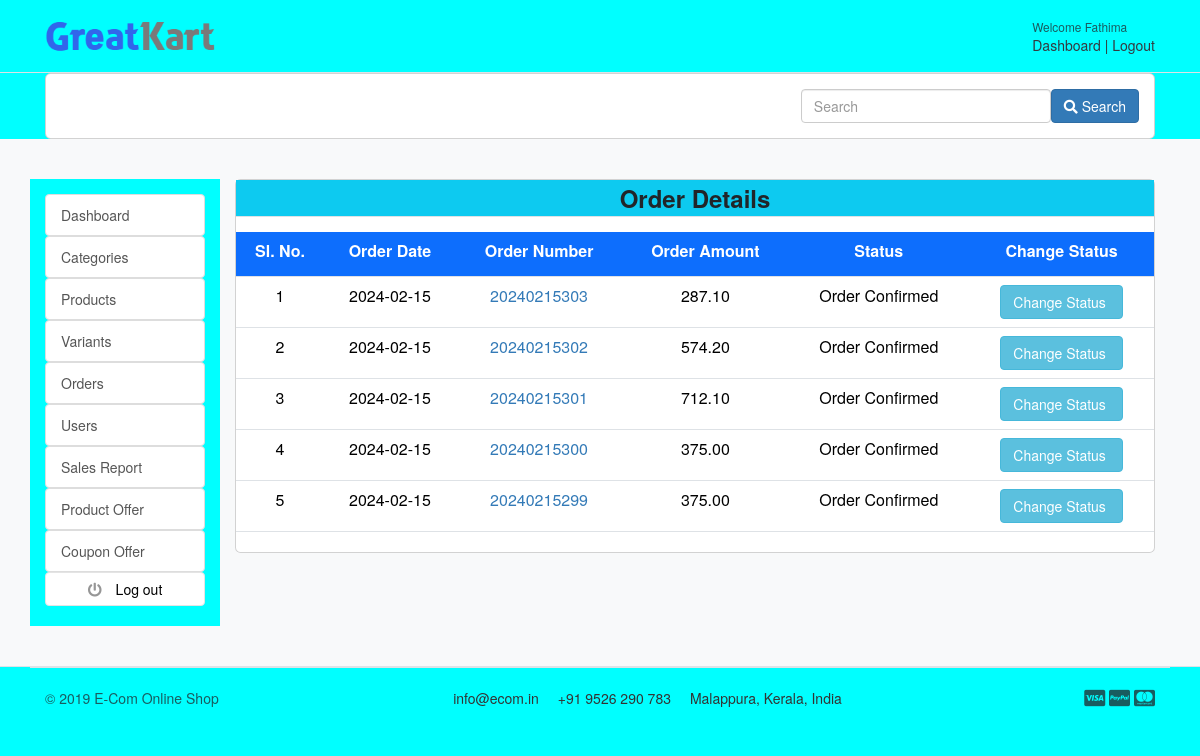
/accounts/order_list (signed in), run on the app's committed database.
### accounts/models.py (models this page shows, shortened)
class Account(AbstractBaseUser):
    first_name = models.CharField(max_length=50)
    last_name = models.CharField(max_length=50)
    username = models.CharField(max_length=50, unique=True)
    email = models.EmailField(max_length=100, unique=True)
    phone_number = models.CharField(max_length=12, unique=True, default='')
    wallet = models.FloatField(null=True, default=0.0)
    date_joined = models.DateTimeField(auto_now_add=True)
    last_login = models.DateTimeField(auto_now_add=True)
    is_admin = models.BooleanField(default=False)
    is_staff = models.BooleanField(default=False)
    is_active = models.BooleanField(default=True)
    is_superadmin = models.BooleanField(default=False)
    USERNAME_FIELD = 'email'
    REQUIRED_FIELDS = ['username', 'first_name', 'last_name']
    objects = MyAccountManager()
    class Meta:
        verbose_name = 'account'
        verbose_name_plural = 'accounts'

### orders/models.py (models this page shows, shortened)
class Order(models.Model):
    STATUS = (
        ('Pending', 'Pending'),
        ('Order Confirmed', 'Order Confirmed'),
        ('Return Requested', 'Return Requested'),
        ('Return Approved', 'Return Approved'),
        ('Return Rejected', 'Return Rejected'),
        ('Return Received', 'Return Received'),
        ('Cancelled', 'Cancelled'),
        ('Delivered', 'Delivered'),
    )
    user = models.ForeignKey(Account, on_delete=models.SET_NULL, null=True)
    address = models.ForeignKey(Address, on_delete=models.SET_NULL, null=True)
    payment = models.ForeignKey(Payment, on_delete=models.SET_NULL, null=True)
    order_number = models.CharField(max_length=30, unique=True)
    order_total = models.FloatField()
    tax = models.FloatField()
    status = models.CharField(max_length=20, choices=STATUS, default='Pending')
    ip = models.CharField(blank=True, max_length=20)
    is_ordered = models.BooleanField(default=False)
    is_cancelled = models.BooleanField(default=False)
    created_at = models.DateTimeField(auto_now_add=True)
    updated_at = models.DateTimeField(auto_now=True)
    coupon_discount = models.FloatField(default=0.0)

### accounts/views.py (the view)
# urls.py: path('order_list', views.order_list, name="order_list"),
@cache_control(no_cache=True, must_revalidate=True, no_store=True)
@login_required(login_url='login_admin')
def order_list(request):
    orders = Order.objects.all().order_by('-created_at')
    return render(request, 'admin/order-list.html', {'orders' : orders})

### carts/context_processors.py (called while the page is built)
def counter(request):
    cart_count = 0
    if 'admin' in request.path:
        return {}
    else:
        try:
            cart = Cart.objects.filter(cart_id = _cart_id(request))
            if request.user.is_authenticated:
                cart_items = CartItem.objects.all().filter(user=request.user)
            else:
                cart_items = CartItem.objects.all().filter(cart=cart[:1])
            for cart_item in cart_items:
                cart_count += cart_item.quantity
        except Cart.DoesNotExist:
            cart_count = 0
    return dict(cart_count=cart_count)

### carts/views.py (called while the page is built)
def _cart_id(request):
    cart = request.session.session_key
    if not cart:
        cart = request.session.create()
    return cart

### category/context_processors.py (called while the page is built)
def menu_links(request):
    links = Category.objects.all()
    return dict(links=links)

### templates/admin/order-list.html (shortened to what this page needs)
{% extends 'admin/base_admin.html' %}
{% block content %}
<div class="container">
    <div class="row">
        <div class="col-lg-12">
            <div class="search-element">
                <div class="card">
                    <div class="card-body">
                        <form method="get">
                            <button class="btn  btn-primary" type="submit" style="float:right"><i
                                    class="fas fa-search"></i> Search
                            </button>
                            <input class="form-control" type="search" placeholder="Search" aria-label="Search"
                                   data-width="250" style="width: 250px;float:right" name="filter" value="{{ filter }}">
                        </form>
                    </div>
                </div>
            </div>
        </div>
    </div>
</div>
<section class="section-conten padding-y bg">
    <div class="container">
        <div class="row">
            {% include 'includes/sidebar-admin-dashboard.html' %}
            <main class="col-md-10">
                <article class="card">
                    <div class="table-responsive">
                        <div class="table-heading text-center font-weight-bold border-bottom mb-3 bg-info"
                             style="font-size: 24px; line-height: 1.5;">Order Details
                        </div>
                        <table class="table table-hover">
                            <thead>
                            <tr>
                                <td class="table-heading text-center font-weight-bold bg-primary text-white border-bottom mb-3">
                                    <label>Sl. No.</label>
                                </td>
                                <td class="table-heading text-center font-weight-bold bg-primary text-white border-bottom mb-3">
                                    <label>Order Date</label>
                                </td>
                                <td class="table-heading text-center font-weight-bold bg-primary text-white border-bottom mb-3">
                                    <label>Order Number</label>
                                </td>
                                <td class="table-heading text-center font-weight-bold bg-primary text-white border-bottom mb-3">
                                    <label>Order Amount</label>
                                </td>
                                <td class="table-heading text-center font-weight-bold bg-primary text-white border-bottom mb-3">
                                    <label>Status</label>
                                </td>
                                <td class="table-heading text-center font-weight-bold bg-primary text-white border-bottom mb-3">
                                    <label>Change Status</label>
                                </td>
                            </tr>
                            </thead>
                            <tbody>
                            {% for order in orders %}
                            <tr>
                                <td class="text-center">
                                    <p class="title mb-0"> {{ forloop.counter }} </p>
                                </td>
                                {% with order.created_at|date:"Y-m-d" as formatted_created_at %}
                                <td class="text-center">
                                    <p class="title mb-0"> {{ formatted_created_at }} </p>
                                </td>
                                {% endwith %}
                                <td class="text-center">
                                    <p class="title mb-0"> <a href="{% url 'orders:order_detail_admin' order.order_number %}"> {{ order.order_number }} </a></p>
                                </td>
                                <td class="text-center">
                                    <p class="title mb-0"> {{ order.order_total | floatformat:2 }} </p>
                                </td>
                                <td class="text-center">
                                    <p class="title mb-0"> {{ order.status }} </p>
                                </td>
                                <td class="text-center">
                                    <a href="{% url 'change_order_status' order.id %}" class="btn btn-info"> Change Status </a>
                                </td>
                            </tr>
                            {% endfor %}
                            </tbody>
                        </table>
                    </div>
                </article>
            </main>
        </div>
    </div>
</section>
{% endblock%}

### templates/admin/navbar_admin.html (shortened to what this page needs)
{% load static %}
<header class="section-header">
    <section class="header-main border-bottom">
        <div class="container">
            <div class="row align-items-center">
                <div class="col-lg-2 col-md-3 col-6">
                    <a href="{% url 'home' %}" class="brand-wrap">
                        <img class="logo" src="{% static './images/logo.png' %}">
                    </a>
                </div>
                <div class="col-lg  col-md-6 col-sm-12 col">
                </div>
                <div class="col-lg-3 col-sm-6 col-8 order-2 order-lg-3">
                    <div class="d-flex justify-content-end mb-3 mb-lg-0">
                        {% if user.id %}
                        <div class="widget-header">
                            <small class="title text-muted">Welcome {{ user.first_name }}</small>
                            <div>
                                <a href="{% url 'dashboard_admin' %}">Dashboard</a> <span class="dark-transp"> | </span>
                                <a href="{% url 'logout_admin' %}">Logout</a>
                            </div>
                        </div>
                        {% endif %}
                    </div>
                </div>
            </div>
        </div>
    </section>
</header>

### static/css/ui.css (style rules this page uses)
html { font-family: "Inter", sans-serif; font-size: 15px; }
.padding-y { padding-top: 40px; padding-bottom: 40px; }
article:after, .form-group:after { display: block; clear: both; content: ""; }
.bg { background-color: #f8f9fa; }
p:last-child { margin-bottom: 0; }
.header-main { position: relative; padding-top: 1rem; padding-bottom: 1rem; }
.brand-wrap .logo, .navbar-brand .logo { margin-right: 7px; max-height: 42px; display: inline-block; }
.widget-header { display: inline-block; vertical-align: middle; position: relative; }
.widget-header a { color: #343a40; }
.widget-header .title { display: block; }

### data on the page
Account: first_name "Fathima"
Order: formatted_created_at "2024-02-15", order_number "20240215303", order_total "287.10", status "Order Confirmed"
Order: formatted_created_at "2024-02-15", order_number "20240215302", order_total "574.20", status "Order Confirmed"
Order: formatted_created_at "2024-02-15", order_number "20240215301", order_total "712.10", status "Order Confirmed"
Order: formatted_created_at "2024-02-15", order_number "20240215300", order_total "375.00", status "Order Confirmed"
Order: formatted_created_at "2024-02-15", order_number "20240215299", order_total "375.00", status "Order Confirmed"
